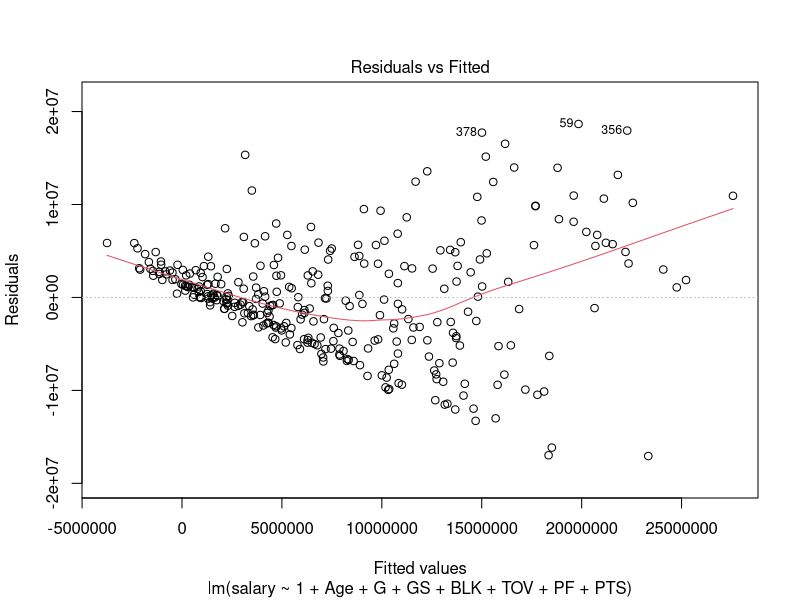
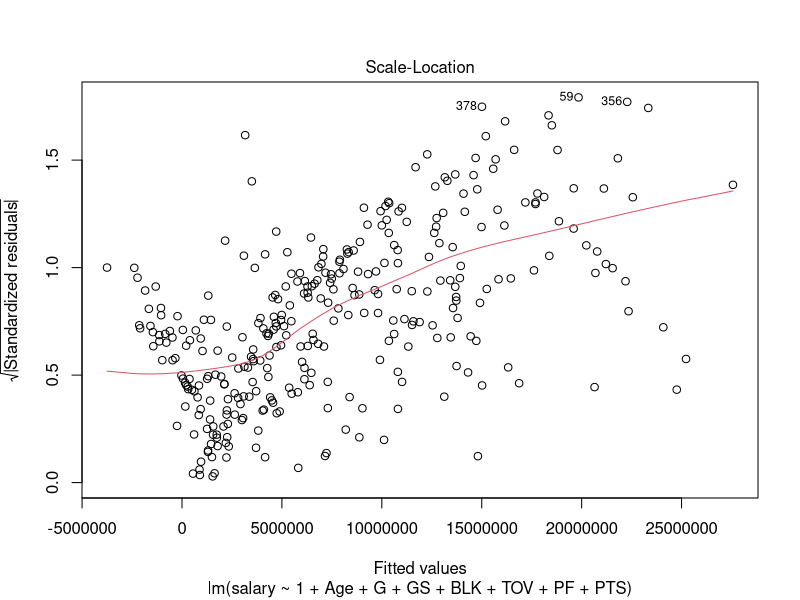
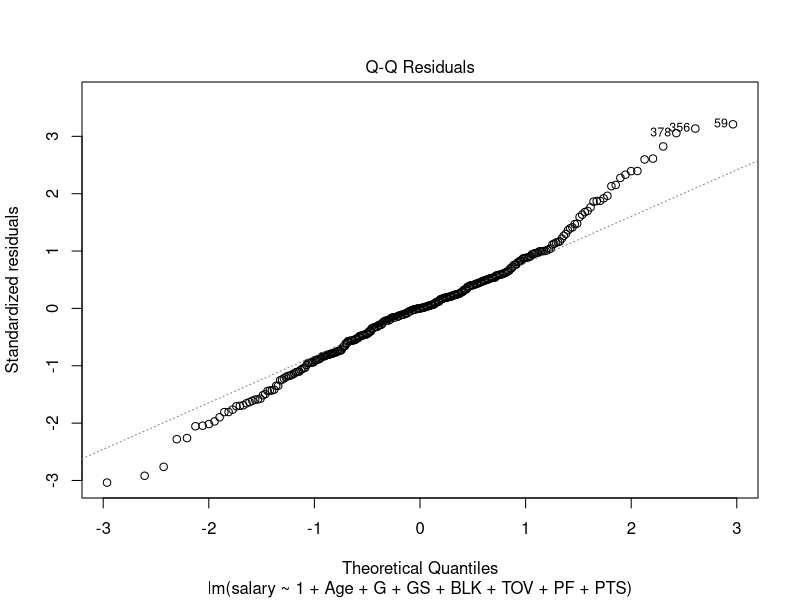
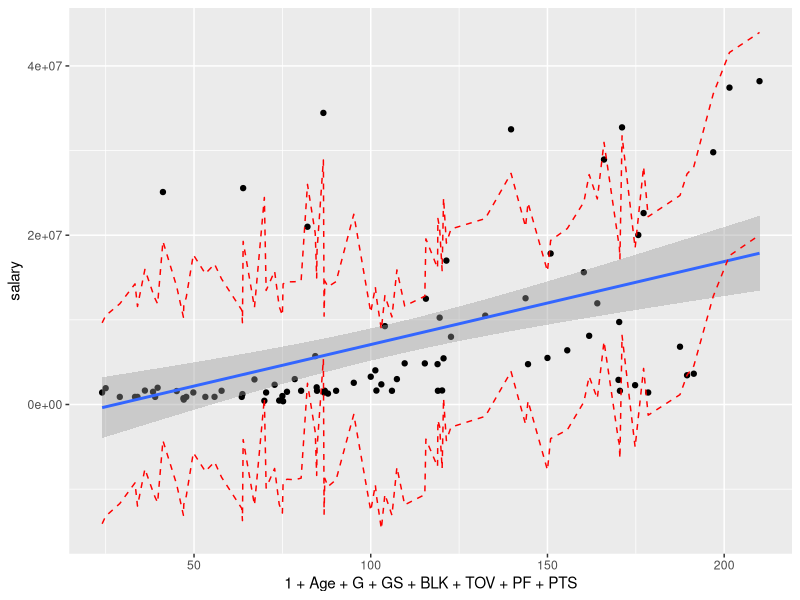
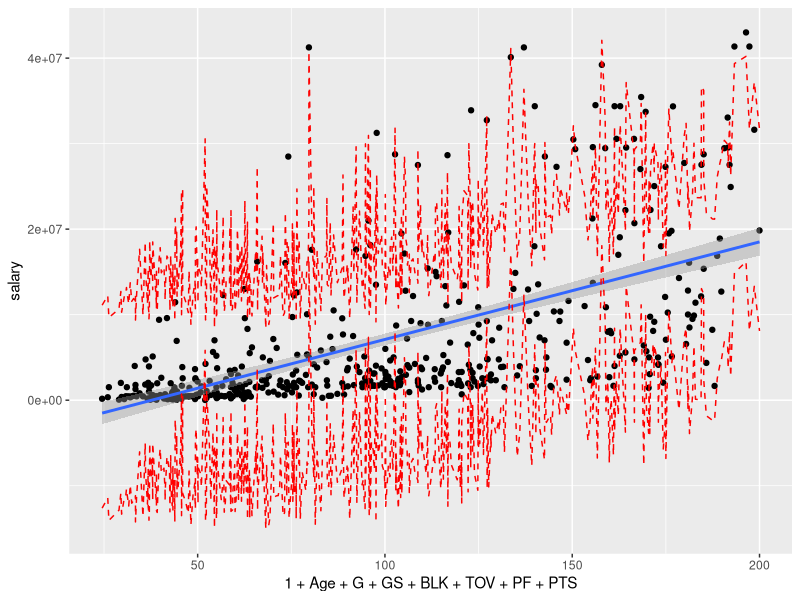

Here is the R script that generated these plots, in order:
## ---- chunk 1
knitr::opts_chunk$set(echo = TRUE)
library(tidyverse)
library(dplyr)
## ---- chunk 2
player_stats_2019_20 <- read.csv("2019-20_player_stats.csv")
player_salaries_2019_20 <- read.csv("2019-20_player_salaries.csv")
colnames(player_salaries_2019_20)[3] <- "Player"

player_stats_2020_21 <- read.csv("2020-21_player_stats.csv")
player_salaries_2020_21 <- read.csv("2020-21_player_salaries.csv")
colnames(player_salaries_2020_21)[3] <- "salary"
## ---- chunk 3
merged_2019_20 <- merge(player_salaries_2019_20, player_stats_2019_20, by = 'Player')
merged_2019_20 <- merged_2019_20 %>%
  distinct(Player, .keep_all = TRUE)
head(merged_2019_20)

merged_2020_21 <- merge(player_salaries_2020_21, player_stats_2020_21, by = 'Player')
merged_2020_21 <- merged_2020_21 %>%
  distinct(Player, .keep_all = TRUE)
head(merged_2020_21)
## ---- chunk 4
data_split <- sort(sample(nrow(merged_2019_20), nrow(merged_2019_20)*0.8))
train <- merged_2019_20[data_split,]
dev <- merged_2019_20[-data_split,]
test <- merged_2020_21
## ---- chunk 5
model <- lm(salary ~ 1 + Age + G + GS + BLK + TOV + PF + PTS, train)
## ---- chunk 6
plot(model, which = 1)
## ---- chunk 7
plot(model, which = 3)
## ---- chunk 8
plot(model, which = 2)
## ---- chunk 9
library(car)
library(lmtest)
vcv0 <- hccm(model, type = "hc0")

library("broom")
modelv2 <- coeftest(model, vcov = vcv0)
modelv2
## ---- chunk 10
dev_predictions <- predict(model, newdata = dev, interval = "prediction")
dev_predictions <- as.data.frame(dev_predictions)
mean(dev_predictions$lwr <= dev$salary & dev$salary <= dev_predictions$upr)
test_predictions <- predict(model, newdata = test, interval = "prediction")
test_predictions <- as.data.frame(test_predictions)
mean(test_predictions$lwr <= test$salary & test$salary <= test_predictions$upr)
## ---- chunk 11
library("ggplot2")
devbind <- cbind(dev, dev_predictions)
devplot <- ggplot(devbind, aes(1 + Age + G + GS + BLK + TOV + PF + PTS, salary)) +
  geom_point() +
  stat_smooth(method = lm)
devplot + geom_line(aes(y = lwr), color = "red", linetype = "dashed") +
    geom_line(aes(y = upr), color = "red", linetype = "dashed")

testbind <- cbind(test, test_predictions)
testplot <- ggplot(testbind, aes(1 + Age + G + GS + BLK + TOV + PF + PTS, salary)) +
  geom_point() +
  stat_smooth(method = lm)
testplot + geom_line(aes(y = lwr), color = "red", linetype = "dashed") +
    geom_line(aes(y = upr), color = "red", linetype = "dashed")
